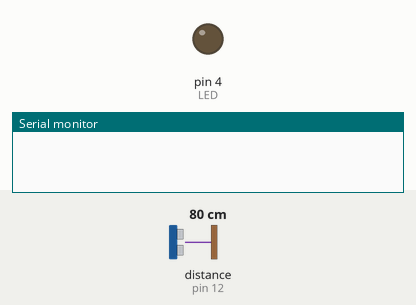
Bench run of a sketch on a simulated Arduino Uno, built with avr-gcc and run on an emulated ATmega328P. Shown: output pins drawn as LEDs (lit = HIGH), the last lines printed to the serial monitor. Wiring (inferred from the names in the program): ultrasonic range finder: trigger pin 11; echo pin 12. Inputs (shaded band) come from the test bench; at power-on: distance to the obstacle (sensor on pin 12) 80 cm. The echo pulse lasts 58.3 µs per cm; pins used as bus, display or sensor lines are not drawn.

Above: at 1.2 s.
1.3 s: distance to the obstacle (sensor on pin 12) set to 56 cm
2.8 s: distance to the obstacle (sensor on pin 12) set to 46 cm
At 3.3 s:
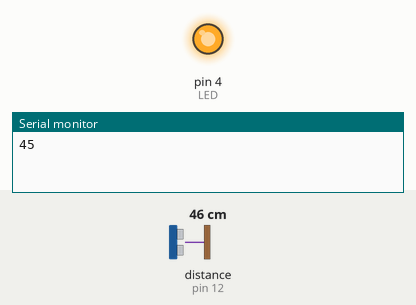
Timing chart, 0 to 5.8 s (numbered marks = the images above; inputs shaded):
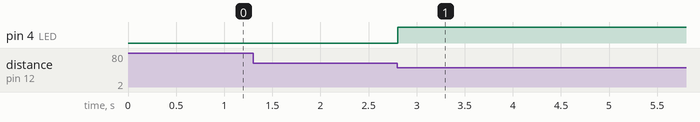

Measured:
- the behaviour switches between 52 and 51 cm on distance to the obstacle (sensor on pin 12) (found by bisection; images 0 and 1)
- after the input at 1.3 s, every drawn part: stays the same
- after the input at 2.8 s, pin 4 (LED): LOW → HIGH at once

The sketch:

Smart_Led-Task.ino
```cpp
#define trigPin 11
#define echoPin 12
#define LED 4
#define LED_ON 20
#define LED_OFF 21

unsigned long lastTimePass , lastTimeOn;

long duration;
int distance, currVal;
void setup() {
  pinMode(LED, OUTPUT);
  pinMode(trigPin, OUTPUT);
  pinMode(echoPin, INPUT);

  lastTimePass = millis();
  currVal = LED_OFF;
  Serial.begin(9600);
}

float lenMicroSec = (2000 * 2) / 0.034;
void loop() {

  send_trig();
  duration = pulseIn(echoPin, HIGH, lenMicroSec);
  distance = (duration * 0.034) / 2;


  if ((distance <= 50 && distance >= 20) && (millis() - lastTimePass) >= 500) {
  Serial.println(distance);
    lastTimePass = millis();
    switch (currVal) {
      case LED_OFF:
        digitalWrite(LED, HIGH);
        currVal = LED_ON;
        break;
      case LED_ON:
      lastTimeOn = millis();
        currVal = LED_OFF;
        break;
    }
  }
  if (currVal == LED_OFF && (millis() - lastTimeOn) >= 2000) {
          digitalWrite(LED, LOW);
  }
}
  void send_trig() {
    digitalWrite(trigPin, LOW);
    delayMicroseconds(2);
    digitalWrite(trigPin, HIGH);
    delayMicroseconds(10);
    digitalWrite(trigPin, LOW);
  }
```
